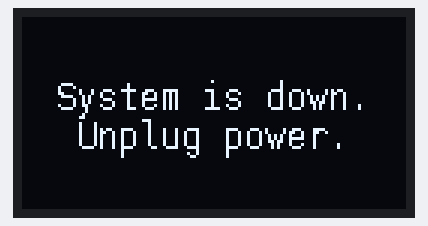
Recording of a program running on a simulated Raspberry Pi (BCM pin numbers). Parts: 128×64 one-colour display. At 5.4 s the program stops and its outputs stay as they are.

Above: at 0.3 s.

Measured:
- what the display in image 0 shows lasts 5.0 s, from 0.3 s to 5.3 s

The program:

oled_message.py
```python
from luma.core.interface.serial import i2c
from luma.oled.device import ssd1306
from PIL import Image, ImageDraw, ImageFont
from time import sleep

# --- OLED Setup ---
I2C_PORT = 1
I2C_ADDRESS = 0x3C

serial = i2c(port=I2C_PORT, address=I2C_ADDRESS)
device = ssd1306(serial, width=128, height=64)

def show_shutdown_notice():
    device.clear()
    image = Image.new('1', (device.width, device.height))
    draw = ImageDraw.Draw(image)
    try:
        font = ImageFont.truetype("/usr/share/fonts/truetype/dejavu/DejaVuSansMono.ttf", 12)
    except Exception:
        font = ImageFont.load_default()
    msg = "System is down.\nUnplug power."
    # Multi-line centering
    lines = msg.split('\n')
    # Handle font deprecation (Pillow >=10)
    def get_text_size(txt):
        try:
            bbox = draw.textbbox((0,0), txt, font=font)
            return bbox[2] - bbox[0], bbox[3] - bbox[1]
        except AttributeError:
            return draw.textsize(txt, font=font)
    line_heights = [get_text_size(line)[1] for line in lines]
    total_height = sum(line_heights)
    y = (device.height - total_height) // 2
    for i, line in enumerate(lines):
        w, h = get_text_size(line)
        x = (device.width - w) // 2
        draw.text((x, y), line, font=font, fill=255)
        y += line_heights[i]
    device.display(image)

if __name__ == "__main__":
    show_shutdown_notice()
    sleep(5)  # Keep the message displayed for a while
```
